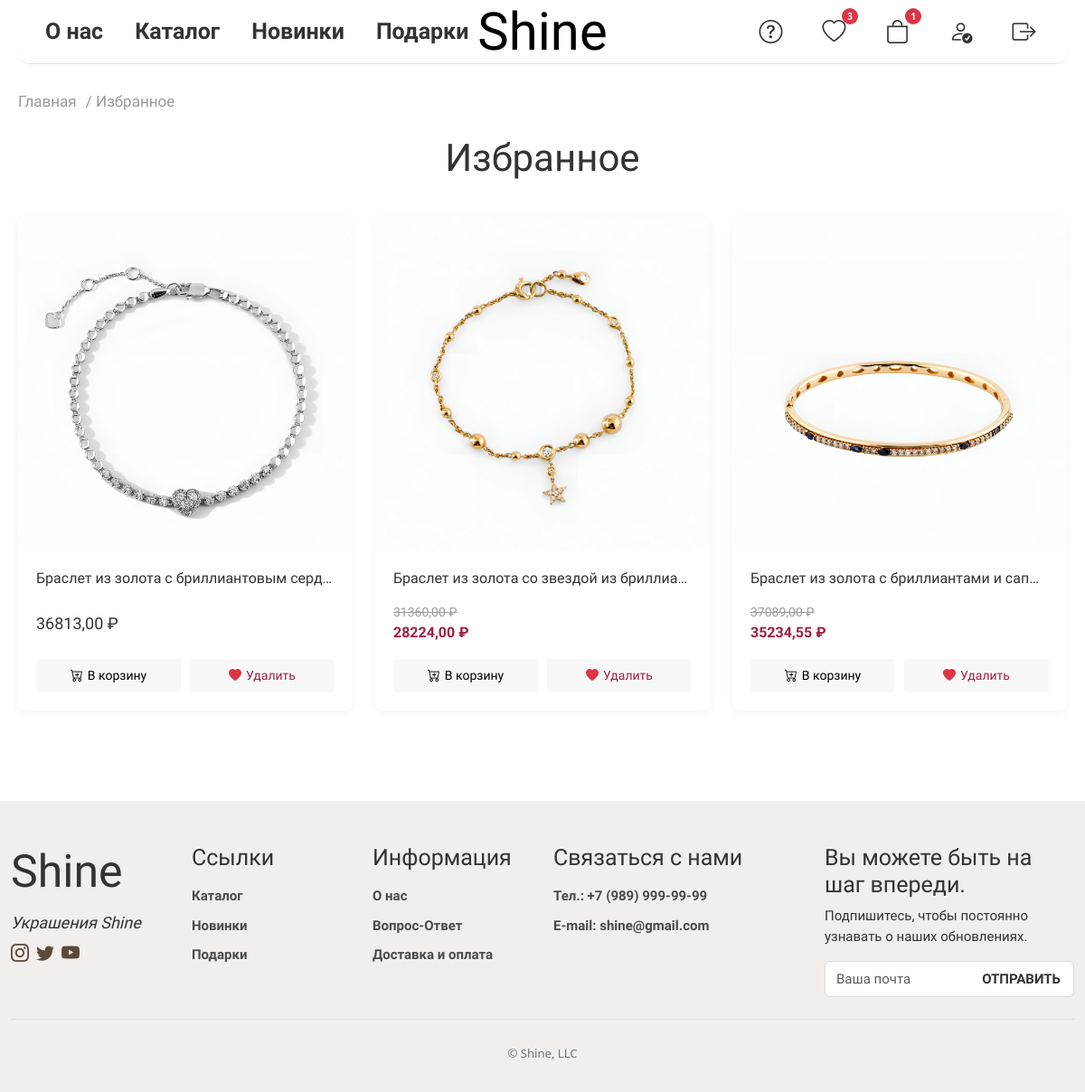
/wishlist/ (signed in), run on the app's committed database.
### webapp/models.py (models this page shows, shortened)
class WishlistItem(models.Model):
    wishlist = models.ForeignKey(Wishlist, on_delete=models.CASCADE, related_name='items',
                                 verbose_name='Список избранного')
    product = models.ForeignKey(ViewProduct, on_delete=models.CASCADE, verbose_name='Товар')
    class Meta:
        unique_together = ('wishlist', 'product')
        verbose_name = 'Элемент избранного'
        verbose_name_plural = 'Элементы избранного'

class ViewProduct(models.Model):
    TYPE_CHOICES = [
        ('all', 'Показать все'),
        ('gold', 'Золото'),
        ('silver', 'Серебро'),
    ]
    type_material = models.CharField(max_length=10, choices=TYPE_CHOICES, verbose_name="Вид материала", default='all')
    category = models.ForeignKey(TypeProduct, related_name='view_products', on_delete=models.CASCADE,
                                 verbose_name='Категория', null=True, blank=True)
    product = models.ImageField(upload_to='productimage', verbose_name="Изображение товара")
    product2 = models.ImageField(upload_to='productimageswiper', verbose_name="Изображение товара2", null=True,
                                 blank=True)
    name_product = models.CharField(max_length=200, verbose_name="Название")
    price = models.DecimalField(max_digits=10, decimal_places=2, verbose_name="Цена")
    quantity = models.PositiveIntegerField(default=0, verbose_name="Количество")
    is_active = models.BooleanField(default=True, verbose_name="Активен", db_index=True)
    views = models.PositiveIntegerField(default=0, verbose_name="Просмотры")
    created_at = models.DateTimeField(auto_now_add=True)
    updated_at = models.DateTimeField(auto_now=True)
    old_price = models.DecimalField(max_digits=10, decimal_places=2, blank=True, null=True, verbose_name='Старая цена')
    discount = models.DecimalField(max_digits=5, decimal_places=2, blank=True, null=True, verbose_name='Скидка (%)')
    final_price = models.DecimalField(max_digits=10, decimal_places=2, blank=True, null=True,
                                      verbose_name='Цена со скидкой')
    objects = ProductQuerySet.as_manager()
    class Meta:
        ordering = ['-created_at']
        verbose_name = 'Все товары'
        verbose_name_plural = 'Все товары'
        indexes = [models.Index(fields=['is_active']), ]

### webapp/views.py (the view)
# urls.py: path('wishlist/', views.view_wishlist, name='view_wishlist'),
@login_required
def view_wishlist(request):
    wishlist = get_object_or_404(Wishlist, user=request.user)
    return render(request, 'wishlist.html', {'wishlist': wishlist})

### webapp/context_processors.py (called while the page is built)
def cart_items_count(request):
    if request.user.is_authenticated:
        cart = Cart.objects.filter(user=request.user).first()
        return {'cart_items_count': cart.total_items if cart else 0}
    return {'cart_items_count': 0}

def wishlist_items_count(request):
    if request.user.is_authenticated:
        wishlist = Wishlist.objects.filter(user=request.user).first()
        return {'wishlist_items_count': wishlist.items.count() if wishlist else 0}
    return {'wishlist_items_count': 0}

### webapp/models.py (called while the page is built)
    @property
    def total_items(self):
        return self.items.aggregate(total=models.Sum('quantity'))['total'] or 0

### templates/wishlist.html (shortened to what this page needs)
{% extends "base.html" %}
{% load static %}
{% block content %}
<div class="wishlist-container">
    <div class="wishlist-header">
        <div class="productpage-breadcrumbs">
            <a href="{% url 'main' %}" class="productpage-breadcrumb-link">Главная</a> /
            <span class="productpage-breadcrumb-link">Избранное</span>
        </div>
        <h1 class="wishlist-title">Избранное</h1>
    </div>
    <div class="wishlist-content">
        {% if wishlist.items.all %}
        <div class="wishlist-cards-container">
            {% for item in wishlist.items.all %}
            <div class="wishlist-card" data-product-id="{{ item.product.id }}">
                <div class="wishlist-card-image">
                    <a href="{% url 'product_view' item.product.id %}">
                        <img src="{{ item.product.product.url }}" alt="{{ item.product.name_product }}" class="wishlist-card-img">
                    </a>
                </div>
                <div class="wishlist-card-body">
                    <a href="{% url 'product_view' item.product.id %}" class="wishlist-card-title">
                        <h3>{{ item.product.name_product }}</h3>
                    </a>
                    <div class="wishlist-card-price">
                        {% if item.product.discount %}
                        <span class="old-price">{{ item.product.price }} ₽</span>
                        <span class="discounted-price">{{ item.product.final_price }} ₽</span>
                        {% else %}
                        <span class="current-price">{{ item.product.price }} ₽</span>
                        {% endif %}
                    </div>
                    <div class="wishlist-card-actions">
                        {% if item.product.is_active and item.product.quantity > 0 %}
                        <button class="wishlist-card-btn wishlist-add-to-cart" data-product-id="{{ item.product.id }}" title="Добавить в корзину">
                            <i class="bi bi-cart-plus"></i> В корзину
                        </button>
                        {% endif %}
                        <button class="wishlist-card-btn wishlist-remove-item" data-product-id="{{ item.product.id }}" title="Удалить из избранного">
                            <i class="bi bi-heart-fill"></i> Удалить
                        </button>
                    </div>
                </div>
            </div>
            {% endfor %}
        </div>
        {% else %}
        <div class="empty-wishlist">
            <p>Ваш список избранного пуст</p>
            <a href="{% url 'catalog' %}" class="wishlist-continue-shopping">Продолжить покупки</a>
        </div>
        {% endif %}
    </div>
</div>
{% endblock %}

### data on the page
WishlistItem: product.product (picture), product.name_product "Браслет из золота с бриллиантовым серд…", product.price "36813,00"
WishlistItem: product.product (picture), product.name_product "Браслет из золота со звездой из бриллиа…", product.price "31360,00", product.final_price "28224,00"
WishlistItem: product.product (picture), product.name_product "Браслет из золота с бриллиантами и сап…", product.price "37089,00", product.final_price "35234,55"

### other printed values
{{ wishlist_items_count }} "3"
{{ cart_items_count }} "1"
